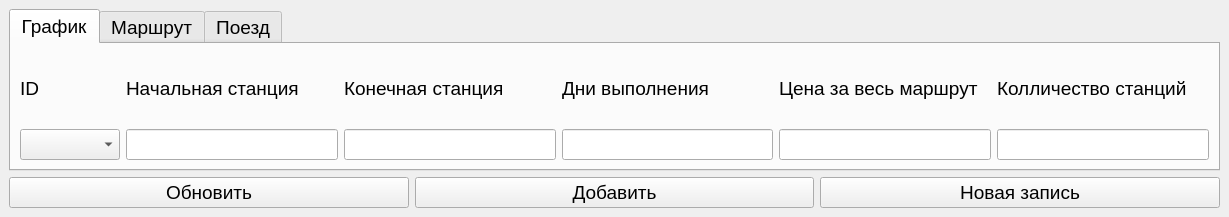
<?xml version="1.0" encoding="UTF-8"?>
<ui version="4.0">
 <class>MainWindow</class>
 <widget class="QMainWindow" name="MainWindow">
  <property name="geometry">
   <rect>
    <x>0</x>
    <y>0</y>
    <width>1229</width>
    <height>217</height>
   </rect>
  </property>
  <property name="font">
   <font>
    <family>Segoe UI</family>
    <pointsize>14</pointsize>
   </font>
  </property>
  <property name="windowTitle">
   <string>Оператор</string>
  </property>
  <widget class="QWidget" name="centralwidget">
   <layout class="QGridLayout" name="gridLayout_2">
    <item row="0" column="0">
     <layout class="QGridLayout" name="gridLayout">
      <item row="0" column="0">
       <widget class="QTabWidget" name="tabWidget">
        <property name="currentIndex">
         <number>0</number>
        </property>
        <widget class="QWidget" name="tab">
         <attribute name="title">
          <string>График</string>
         </attribute>
         <layout class="QGridLayout" name="gridLayout_4">
          <item row="0" column="0">
           <layout class="QGridLayout" name="gridLayout_3">
            <item row="1" column="1">
             <widget class="QLineEdit" name="lineEdit"/>
            </item>
            <item row="0" column="4">
             <widget class="QLabel" name="label_4">
              <property name="text">
               <string>Цена за весь маршрут</string>
              </property>
             </widget>
            </item>
            <item row="0" column="1">
             <widget class="QLabel" name="label">
              <property name="text">
               <string>Начальная станция</string>
              </property>
             </widget>
            </item>
            <item row="0" column="5">
             <widget class="QLabel" name="label_5">
              <property name="text">
               <string>Колличество станций</string>
              </property>
             </widget>
            </item>
            <item row="1" column="3">
             <widget class="QLineEdit" name="lineEdit_3"/>
            </item>
            <item row="1" column="2">
             <widget class="QLineEdit" name="lineEdit_2"/>
            </item>
            <item row="0" column="3">
             <widget class="QLabel" name="label_3">
              <property name="text">
               <string>Дни выполнения</string>
              </property>
             </widget>
            </item>
            <item row="0" column="2">
             <widget class="QLabel" name="label_2">
              <property name="text">
               <string>Конечная станция</string>
              </property>
             </widget>
            </item>
            <item row="1" column="4">
             <widget class="QLineEdit" name="lineEdit_4"/>
            </item>
            <item row="1" column="5">
             <widget class="QLineEdit" name="lineEdit_5"/>
            </item>
            <item row="1" column="0">
             <widget class="QComboBox" name="comboBox_4"/>
            </item>
            <item row="0" column="0">
             <widget class="QLabel" name="label_18">
              <property name="text">
               <string>ID</string>
              </property>
             </widget>
            </item>
           </layout>
          </item>
         </layout>
        </widget>
        <widget class="QWidget" name="tab_2">
         <attribute name="title">
          <string>Маршрут</string>
         </attribute>
         <layout class="QGridLayout" name="gridLayout_6">
          <item row="1" column="4">
           <widget class="QTimeEdit" name="timeEdit_2">
            <property name="displayFormat">
             <string>HH:mm</string>
            </property>
           </widget>
          </item>
          <item row="1" column="3">
           <widget class="QTimeEdit" name="timeEdit">
            <property name="displayFormat">
             <string>HH:mm</string>
            </property>
           </widget>
          </item>
          <item row="1" column="5">
           <widget class="QLineEdit" name="lineEdit_7">
            <property name="maximumSize">
             <size>
              <width>180</width>
              <height>16777215</height>
             </size>
            </property>
           </widget>
          </item>
          <item row="0" column="0">
           <widget class="QLabel" name="label_6">
            <property name="maximumSize">
             <size>
              <width>120</width>
              <height>16777215</height>
             </size>
            </property>
            <property name="text">
             <string>ID Графика</string>
            </property>
           </widget>
          </item>
          <item row="1" column="1">
           <widget class="QComboBox" name="comboBox_2"/>
          </item>
          <item row="0" column="1">
           <widget class="QLabel" name="label_7">
            <property name="text">
             <string>Номер станции</string>
            </property>
           </widget>
          </item>
          <item row="0" column="2">
           <widget class="QLabel" name="label_8">
            <property name="text">
             <string>Имя станции</string>
            </property>
           </widget>
          </item>
          <item row="0" column="4">
           <widget class="QLabel" name="label_10">
            <property name="text">
             <string>Время стоянки</string>
            </property>
           </widget>
          </item>
          <item row="0" column="5">
           <widget class="QLabel" name="label_11">
            <property name="text">
             <string>Цена за станцию</string>
            </property>
           </widget>
          </item>
          <item row="0" column="3">
           <widget class="QLabel" name="label_9">
            <property name="text">
             <string>Время прибытия</string>
            </property>
           </widget>
          </item>
          <item row="1" column="2">
           <widget class="QLineEdit" name="lineEdit_6">
            <property name="maximumSize">
             <size>
              <width>160</width>
              <height>16777215</height>
             </size>
            </property>
           </widget>
          </item>
          <item row="1" column="0">
           <layout class="QGridLayout" name="gridLayout_5">
            <item row="0" column="0">
             <widget class="QComboBox" name="comboBox">
              <property name="maximumSize">
               <size>
                <width>160</width>
                <height>16777215</height>
               </size>
              </property>
             </widget>
            </item>
           </layout>
          </item>
         </layout>
        </widget>
        <widget class="QWidget" name="tab_3">
         <attribute name="title">
          <string>Поезд</string>
         </attribute>
         <layout class="QGridLayout" name="gridLayout_7">
          <item row="0" column="0">
           <layout class="QGridLayout" name="gridLayout_8">
            <item row="1" column="0">
             <widget class="QComboBox" name="comboBox_3"/>
            </item>
            <item row="1" column="3">
             <widget class="QTimeEdit" name="timeEdit_3">
              <property name="displayFormat">
               <string>HH:mm</string>
              </property>
             </widget>
            </item>
            <item row="1" column="2">
             <widget class="QDateEdit" name="dateEdit">
              <property name="minimumSize">
               <size>
                <width>150</width>
                <height>0</height>
               </size>
              </property>
             </widget>
            </item>
            <item row="1" column="4">
             <widget class="QLineEdit" name="lineEdit_8">
              <property name="maximumSize">
               <size>
                <width>120</width>
                <height>16777215</height>
               </size>
              </property>
             </widget>
            </item>
            <item row="1" column="5">
             <widget class="QLineEdit" name="lineEdit_9">
              <property name="maximumSize">
               <size>
                <width>140</width>
                <height>16777215</height>
               </size>
              </property>
             </widget>
            </item>
            <item row="0" column="0">
             <widget class="QLabel" name="label_12">
              <property name="text">
               <string>ID графика</string>
              </property>
             </widget>
            </item>
            <item row="1" column="6">
             <widget class="QLineEdit" name="lineEdit_10">
              <property name="maximumSize">
               <size>
                <width>190</width>
                <height>16777215</height>
               </size>
              </property>
             </widget>
            </item>
            <item row="0" column="2">
             <widget class="QLabel" name="label_13">
              <property name="text">
               <string>Дата</string>
              </property>
             </widget>
            </item>
            <item row="0" column="3">
             <widget class="QLabel" name="label_14">
              <property name="text">
               <string>Время</string>
              </property>
             </widget>
            </item>
            <item row="0" column="4">
             <widget class="QLabel" name="label_15">
              <property name="text">
               <string>Вагонов СВ</string>
              </property>
             </widget>
            </item>
            <item row="0" column="5">
             <widget class="QLabel" name="label_16">
              <property name="text">
               <string>Вагонов купе</string>
              </property>
             </widget>
            </item>
            <item row="0" column="6">
             <widget class="QLabel" name="label_17">
              <property name="text">
               <string>Вагонов плацкарт</string>
              </property>
             </widget>
            </item>
            <item row="1" column="1">
             <widget class="QLineEdit" name="lineEdit_11">
              <property name="maximumSize">
               <size>
                <width>130</width>
                <height>16777215</height>
               </size>
              </property>
             </widget>
            </item>
            <item row="0" column="1">
             <widget class="QLabel" name="label_19">
              <property name="text">
               <string>Код поезда</string>
              </property>
             </widget>
            </item>
           </layout>
          </item>
         </layout>
        </widget>
       </widget>
      </item>
     </layout>
    </item>
    <item row="2" column="0">
     <layout class="QHBoxLayout" name="horizontalLayout">
      <item>
       <widget class="QPushButton" name="pushButton_7">
        <property name="text">
         <string>Обновить</string>
        </property>
       </widget>
      </item>
      <item>
       <widget class="QPushButton" name="pushButton_8">
        <property name="text">
         <string>Добавить</string>
        </property>
       </widget>
      </item>
      <item>
       <widget class="QPushButton" name="pushButton_10">
        <property name="text">
         <string>Новая запись</string>
        </property>
       </widget>
      </item>
     </layout>
    </item>
   </layout>
  </widget>
 </widget>
 <tabstops>
  <tabstop>comboBox_4</tabstop>
  <tabstop>lineEdit</tabstop>
  <tabstop>lineEdit_2</tabstop>
  <tabstop>lineEdit_3</tabstop>
  <tabstop>lineEdit_4</tabstop>
  <tabstop>lineEdit_5</tabstop>
  <tabstop>pushButton_7</tabstop>
  <tabstop>pushButton_8</tabstop>
  <tabstop>pushButton_10</tabstop>
  <tabstop>comboBox</tabstop>
  <tabstop>comboBox_2</tabstop>
  <tabstop>lineEdit_6</tabstop>
  <tabstop>timeEdit</tabstop>
  <tabstop>timeEdit_2</tabstop>
  <tabstop>lineEdit_7</tabstop>
  <tabstop>comboBox_3</tabstop>
  <tabstop>dateEdit</tabstop>
  <tabstop>timeEdit_3</tabstop>
  <tabstop>lineEdit_8</tabstop>
  <tabstop>lineEdit_9</tabstop>
  <tabstop>lineEdit_10</tabstop>
  <tabstop>tabWidget</tabstop>
 </tabstops>
 <resources/>
 <connections/>
</ui>
